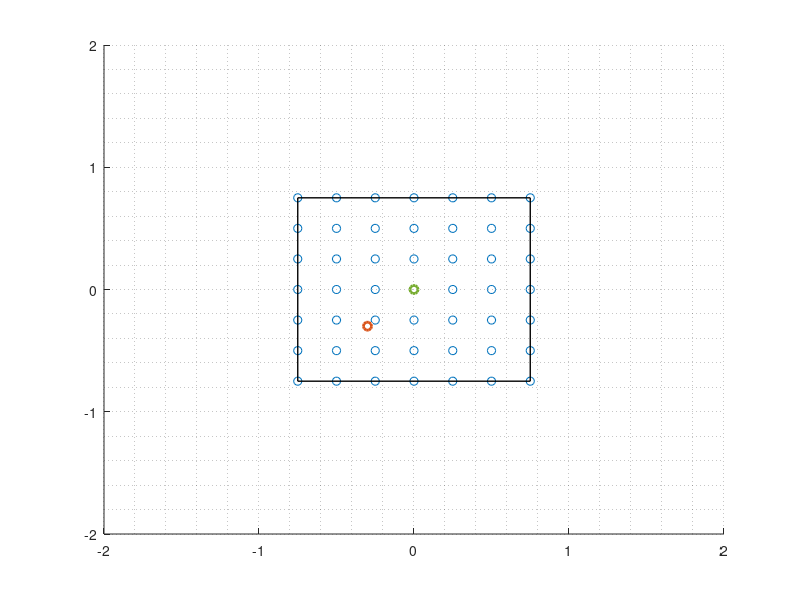

MATLAB code for this plot:
clc, close all, clear all

colorsMATLAB = [0.0000 0.4470 0.7410 ;... 
                0.8500 0.3250 0.0980 ;...
                0.9290 0.6940 0.1250 ;...
                0.4940 0.1840 0.5560 ;...
                0.4660 0.6740 0.1880 ;...
                0.3010 0.7450 0.9330 ;...
                0.6350 0.0780 0.1840];

% Asumiendo un phi = [0, 20, 20].

t_OWP = [-0.30,-0.30, 2];
t_OWC = [0, 0, 2];

% testbed
z0 = 0.76;
x_max=0.75;x_min=-0.75;
y_max=0.75;y_min=-0.75;
Xr = [x_min, x_max, x_max, x_min, x_min];
Yr = [y_min, y_min, y_max, y_max, y_min];
Zr = z0*ones(1,5);

% sample points
step = 0.25;
Rx = x_min:step:x_max;
Ry = y_min:step:y_max;
[XX,YY] = meshgrid(Rx,Ry);
NN = numel(XX)
R = [XX(:)'; YY(:)'; z0*ones(1,NN)];  % puntos del receptor


figure(1)
hold on
plot3(t_OWP(1),t_OWP(2),t_OWP(3),'o','LineWidth',2, 'Color',  colorsMATLAB(2,:))
plot3(t_OWC(1),t_OWC(2),t_OWC(3),'o','LineWidth',2, 'Color',  colorsMATLAB(5,:))
plot3(R(1,:),R(2,:),R(3,:),'o','LineWidth',0.75, 'Color',  colorsMATLAB(1,:))
plot3(Xr, Yr, Zr, '-','LineWidth',1,'Color','k')
axis([-2 2 -2 2 0 2]);
grid minor;
